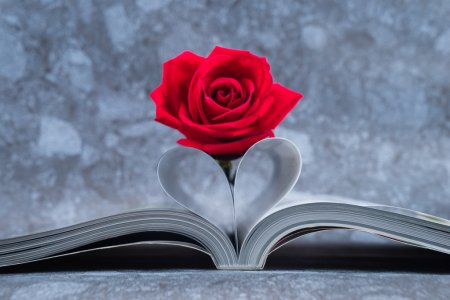
#> input picture img/1.jpg, 450 x 300 px, found by its file name
$ python start.py
#> lines starting #> are read from the running program, lines starting #| are printed output that depends on the picture
import cv2  # Импортируем модуль OpenCV (cv2)

img1 = cv2.imread('C:/Users/Ramil/PycharmProjects/OpenCV_Test/img/1.jpg')  # Загружаем 1 изображение
#> img1 is the input picture: shape (300, 450, 3); mean B, G, R 138.7, 115.7, 117.1
img2 = cv2.imread('C:/Users/Ramil/PycharmProjects/OpenCV_Test/img/3.jpg')  # Загружаем 2 изображение
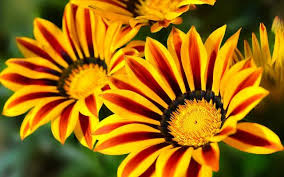
#> input picture img/3.jpg, 284 x 177 px, found by its file name
#> img2 is the input picture: shape (177, 284, 3); mean B, G, R 13.1, 107, 157.7


# Функция разворота картинки

def rotate90(src, grad):
    rotated = src
    if grad == 90:
        rotated = cv2.rotate(src, 2, cv2.ROTATE_90_COUNTERCLOCKWISE)
    if grad == 0:
        rotated = cv2.rotate(src, 0, cv2.ROTATE_90_CLOCKWISE)
    return rotated


def calc_src_hash(src):
    image = src
    resize = cv2.resize(image, (8, 8), interpolation=cv2.INTER_AREA)  # Уменьшим картинку
    gray_image = cv2.cvtColor(resize, cv2.COLOR_BGR2GRAY)  # Переведем в черно-белый формат
    avg = gray_image.mean()  # Среднее значение пикселя
    ret, threshold_image = cv2.threshold(gray_image, avg, 255, 0)  # Бинаризация по порогу

    # Рассчитаем хэш
    _hash = ""
    for x in range(8):
        for y in range(8):
            val = threshold_image[x, y]
            if val == 255:
                _hash = _hash + "1"
            else:
                _hash = _hash + "0"

    return _hash


# Сравнение хеш сумм

def compare_hash(hash1, hash2):
    i = 0
    count = 0
    while i < len(hash1):
        if hash1[i] != hash2[i]:
            count += 1
        i += 1
    return count


# Сравнение картинок

def compare_src():
    hash1 = calc_src_hash(img1)
#> in calc_src_hash, `avg = gray_image.mean()`: avg = 118.8
#> in calc_src_hash, `ret, threshold_image = cv2.threshold(gray_image, avg, 255, 0)`: ret = 118
    hash2 = calc_src_hash(img2)
    hash3 = calc_src_hash(rotate90(img2, 90))
#> in rotate90, `rotated = cv2.rotate(src, 2, cv2.ROTATE_90_COUNTERCLOCKWISE)`:
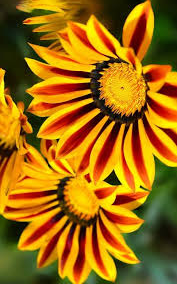
#> rotated: shape (284, 177, 3); mean B, G, R 13.1, 107, 157.7
    hash4 = calc_src_hash(rotate90(img2, -90))
    hash_all = [hash2, hash3, hash4]
    i = 0
    ret = []
    while i < len(hash_all):
        ret.append(compare_hash(hash1, hash_all[i]))
        i += 1
    return ret


# Анализ и результат

def analytics(data_hash):
    if min(data_hash) <= 10:
        ret = 'Картинки схожи'
    elif 10 < min(data_hash) < 20:
        ret = 'Картинки возможно схожи'
    else:
        ret = 'Картинки не схожи'
    return ret


print(compare_src())
#> the loop in compare_src, `while i < len(hash_all):` made 3 passes
#> after the loop in compare_src, `while i < len(hash_all):`: i = 3; ret = [27, 23, 27]
print(analytics(compare_src()))
#> the loop in compare_src (call 2), `while i < len(hash_all):` made 3 passes
#> in analytics, `ret = 'Картинки не схожи'`: ret = 'Картинки не схожи'
